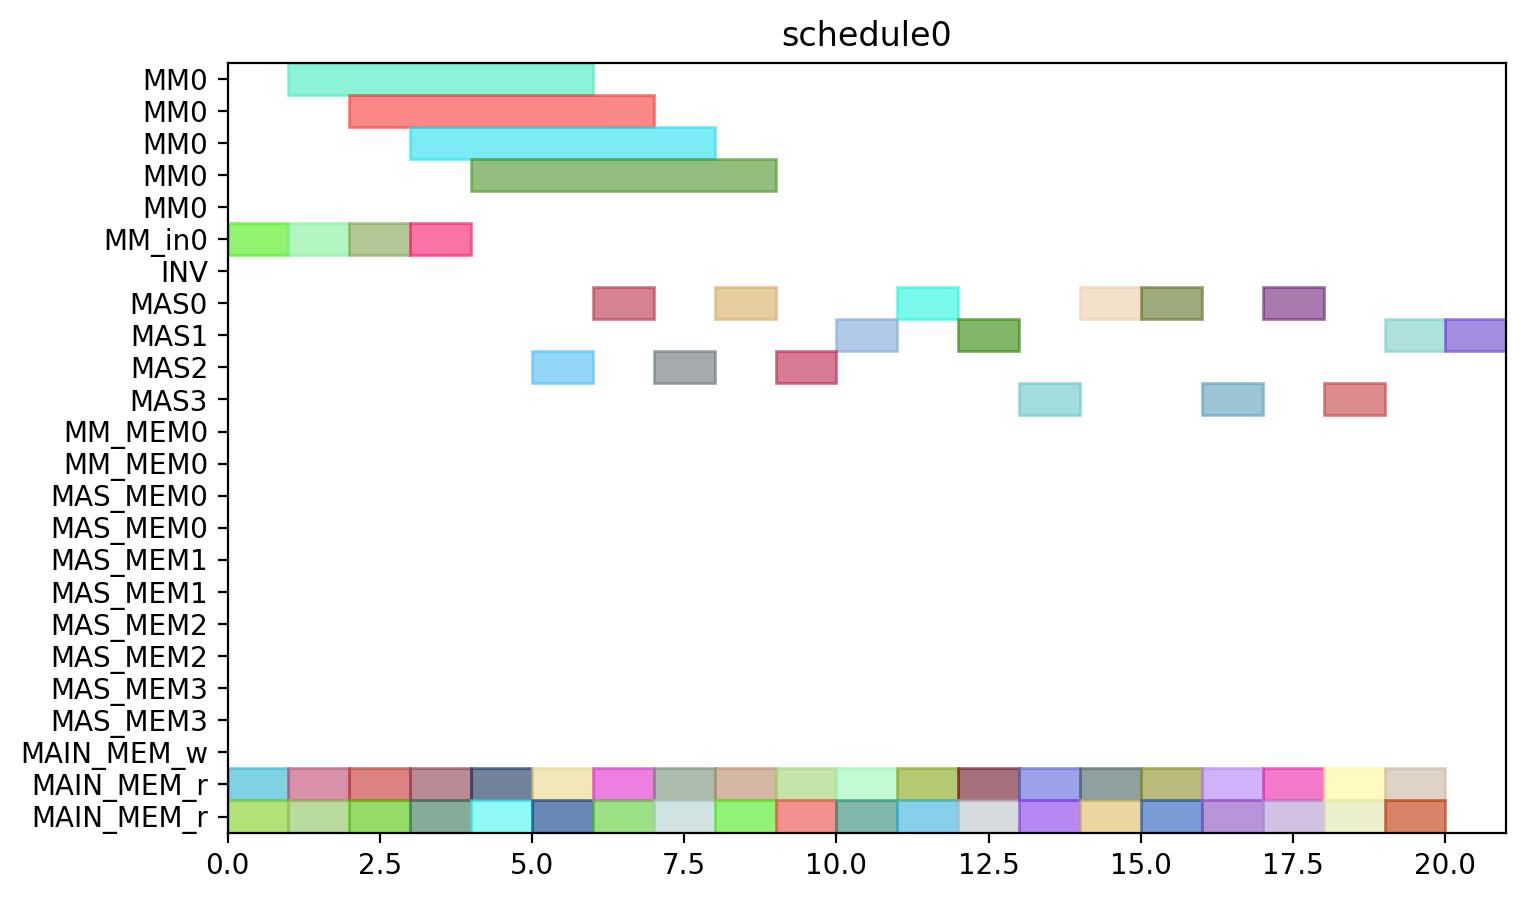

Reproduce this figure in Python.
from pyschedule import Scenario, solvers, plotters, alt


def solve():
	horizon = 90
	S = Scenario("schedule0", horizon=horizon)

	# resource
	MM = S.Resources('MM', num=1, size=5)
	MM_in = S.Resources('MM_in', num=1)
	INV = S.Resource('INV')
	MAS = S.Resources('MAS', num=4, size=1, periods=range(1, horizon))
	MM_MEM = S.Resources('MM_MEM', num=1, size=2)
	MAS_MEM = S.Resources('MAS_MEM', num=4, size=2)
	MAIN_MEM_w = S.Resource('MAIN_MEM_w', size=1)
	MAIN_MEM_r = S.Resource('MAIN_MEM_r', size=2)

	# result of previous scheduling

	# new tasks
	c_t0_a1_0 = S.Task('c_t0_a1_0', length=1, delay_cost=1)
	c_t0_a1_0 += alt(MAS)

	c_t0_a1_0_mem0 = S.Task('c_t0_a1_0_mem0', length=1, delay_cost=1)
	c_t0_a1_0_mem0 += MAIN_MEM_r
	S += c_t0_a1_0_mem0 <= c_t0_a1_0

	c_t0_a1_0_mem1 = S.Task('c_t0_a1_0_mem1', length=1, delay_cost=1)
	c_t0_a1_0_mem1 += MAIN_MEM_r
	S += c_t0_a1_0_mem1 <= c_t0_a1_0

	c_t0_a1_1 = S.Task('c_t0_a1_1', length=1, delay_cost=1)
	c_t0_a1_1 += alt(MAS)

	c_t0_a1_1_mem0 = S.Task('c_t0_a1_1_mem0', length=1, delay_cost=1)
	c_t0_a1_1_mem0 += MAIN_MEM_r
	S += c_t0_a1_1_mem0 <= c_t0_a1_1

	c_t0_a1_1_mem1 = S.Task('c_t0_a1_1_mem1', length=1, delay_cost=1)
	c_t0_a1_1_mem1 += MAIN_MEM_r
	S += c_t0_a1_1_mem1 <= c_t0_a1_1

	c_t0_t10 = S.Task('c_t0_t10', length=1, delay_cost=1)
	c_t0_t10 += alt(MAS)

	c_t0_t10_mem0 = S.Task('c_t0_t10_mem0', length=1, delay_cost=1)
	c_t0_t10_mem0 += MAIN_MEM_r
	S += c_t0_t10_mem0 <= c_t0_t10

	c_t0_t10_mem1 = S.Task('c_t0_t10_mem1', length=1, delay_cost=1)
	c_t0_t10_mem1 += MAIN_MEM_r
	S += c_t0_t10_mem1 <= c_t0_t10

	c_t0_t11 = S.Task('c_t0_t11', length=1, delay_cost=1)
	c_t0_t11 += alt(MAS)

	c_t0_t11_mem0 = S.Task('c_t0_t11_mem0', length=1, delay_cost=1)
	c_t0_t11_mem0 += MAIN_MEM_r
	S += c_t0_t11_mem0 <= c_t0_t11

	c_t0_t11_mem1 = S.Task('c_t0_t11_mem1', length=1, delay_cost=1)
	c_t0_t11_mem1 += MAIN_MEM_r
	S += c_t0_t11_mem1 <= c_t0_t11

	c_t0_t3_t0_in = S.Task('c_t0_t3_t0_in', length=1, delay_cost=1)
	c_t0_t3_t0_in += alt(MM_in)
	c_t0_t3_t0 = S.Task('c_t0_t3_t0', length=5, delay_cost=1)
	c_t0_t3_t0 += alt(MM)
	S += c_t0_t3_t0>=c_t0_t3_t0_in

	c_t0_t3_t0_mem0 = S.Task('c_t0_t3_t0_mem0', length=1, delay_cost=1)
	c_t0_t3_t0_mem0 += MAIN_MEM_r
	S += c_t0_t3_t0_mem0 <= c_t0_t3_t0

	c_t0_t3_t0_mem1 = S.Task('c_t0_t3_t0_mem1', length=1, delay_cost=1)
	c_t0_t3_t0_mem1 += MAIN_MEM_r
	S += c_t0_t3_t0_mem1 <= c_t0_t3_t0

	c_t0_t3_t1_in = S.Task('c_t0_t3_t1_in', length=1, delay_cost=1)
	c_t0_t3_t1_in += alt(MM_in)
	c_t0_t3_t1 = S.Task('c_t0_t3_t1', length=5, delay_cost=1)
	c_t0_t3_t1 += alt(MM)
	S += c_t0_t3_t1>=c_t0_t3_t1_in

	c_t0_t3_t1_mem0 = S.Task('c_t0_t3_t1_mem0', length=1, delay_cost=1)
	c_t0_t3_t1_mem0 += MAIN_MEM_r
	S += c_t0_t3_t1_mem0 <= c_t0_t3_t1

	c_t0_t3_t1_mem1 = S.Task('c_t0_t3_t1_mem1', length=1, delay_cost=1)
	c_t0_t3_t1_mem1 += MAIN_MEM_r
	S += c_t0_t3_t1_mem1 <= c_t0_t3_t1

	c_t0_t3_t2 = S.Task('c_t0_t3_t2', length=1, delay_cost=1)
	c_t0_t3_t2 += alt(MAS)

	c_t0_t3_t2_mem0 = S.Task('c_t0_t3_t2_mem0', length=1, delay_cost=1)
	c_t0_t3_t2_mem0 += MAIN_MEM_r
	S += c_t0_t3_t2_mem0 <= c_t0_t3_t2

	c_t0_t3_t2_mem1 = S.Task('c_t0_t3_t2_mem1', length=1, delay_cost=1)
	c_t0_t3_t2_mem1 += MAIN_MEM_r
	S += c_t0_t3_t2_mem1 <= c_t0_t3_t2

	c_t0_t3_t3 = S.Task('c_t0_t3_t3', length=1, delay_cost=1)
	c_t0_t3_t3 += alt(MAS)

	c_t0_t3_t3_mem0 = S.Task('c_t0_t3_t3_mem0', length=1, delay_cost=1)
	c_t0_t3_t3_mem0 += MAIN_MEM_r
	S += c_t0_t3_t3_mem0 <= c_t0_t3_t3

	c_t0_t3_t3_mem1 = S.Task('c_t0_t3_t3_mem1', length=1, delay_cost=1)
	c_t0_t3_t3_mem1 += MAIN_MEM_r
	S += c_t0_t3_t3_mem1 <= c_t0_t3_t3

	c_t1_a1_0 = S.Task('c_t1_a1_0', length=1, delay_cost=1)
	c_t1_a1_0 += alt(MAS)

	c_t1_a1_0_mem0 = S.Task('c_t1_a1_0_mem0', length=1, delay_cost=1)
	c_t1_a1_0_mem0 += MAIN_MEM_r
	S += c_t1_a1_0_mem0 <= c_t1_a1_0

	c_t1_a1_0_mem1 = S.Task('c_t1_a1_0_mem1', length=1, delay_cost=1)
	c_t1_a1_0_mem1 += MAIN_MEM_r
	S += c_t1_a1_0_mem1 <= c_t1_a1_0

	c_t1_a1_1 = S.Task('c_t1_a1_1', length=1, delay_cost=1)
	c_t1_a1_1 += alt(MAS)

	c_t1_a1_1_mem0 = S.Task('c_t1_a1_1_mem0', length=1, delay_cost=1)
	c_t1_a1_1_mem0 += MAIN_MEM_r
	S += c_t1_a1_1_mem0 <= c_t1_a1_1

	c_t1_a1_1_mem1 = S.Task('c_t1_a1_1_mem1', length=1, delay_cost=1)
	c_t1_a1_1_mem1 += MAIN_MEM_r
	S += c_t1_a1_1_mem1 <= c_t1_a1_1

	c_t1_t10 = S.Task('c_t1_t10', length=1, delay_cost=1)
	c_t1_t10 += alt(MAS)

	c_t1_t10_mem0 = S.Task('c_t1_t10_mem0', length=1, delay_cost=1)
	c_t1_t10_mem0 += MAIN_MEM_r
	S += c_t1_t10_mem0 <= c_t1_t10

	c_t1_t10_mem1 = S.Task('c_t1_t10_mem1', length=1, delay_cost=1)
	c_t1_t10_mem1 += MAIN_MEM_r
	S += c_t1_t10_mem1 <= c_t1_t10

	c_t1_t11 = S.Task('c_t1_t11', length=1, delay_cost=1)
	c_t1_t11 += alt(MAS)

	c_t1_t11_mem0 = S.Task('c_t1_t11_mem0', length=1, delay_cost=1)
	c_t1_t11_mem0 += MAIN_MEM_r
	S += c_t1_t11_mem0 <= c_t1_t11

	c_t1_t11_mem1 = S.Task('c_t1_t11_mem1', length=1, delay_cost=1)
	c_t1_t11_mem1 += MAIN_MEM_r
	S += c_t1_t11_mem1 <= c_t1_t11

	c_t1_t3_t0_in = S.Task('c_t1_t3_t0_in', length=1, delay_cost=1)
	c_t1_t3_t0_in += alt(MM_in)
	c_t1_t3_t0 = S.Task('c_t1_t3_t0', length=5, delay_cost=1)
	c_t1_t3_t0 += alt(MM)
	S += c_t1_t3_t0>=c_t1_t3_t0_in

	c_t1_t3_t0_mem0 = S.Task('c_t1_t3_t0_mem0', length=1, delay_cost=1)
	c_t1_t3_t0_mem0 += MAIN_MEM_r
	S += c_t1_t3_t0_mem0 <= c_t1_t3_t0

	c_t1_t3_t0_mem1 = S.Task('c_t1_t3_t0_mem1', length=1, delay_cost=1)
	c_t1_t3_t0_mem1 += MAIN_MEM_r
	S += c_t1_t3_t0_mem1 <= c_t1_t3_t0

	c_t1_t3_t1_in = S.Task('c_t1_t3_t1_in', length=1, delay_cost=1)
	c_t1_t3_t1_in += alt(MM_in)
	c_t1_t3_t1 = S.Task('c_t1_t3_t1', length=5, delay_cost=1)
	c_t1_t3_t1 += alt(MM)
	S += c_t1_t3_t1>=c_t1_t3_t1_in

	c_t1_t3_t1_mem0 = S.Task('c_t1_t3_t1_mem0', length=1, delay_cost=1)
	c_t1_t3_t1_mem0 += MAIN_MEM_r
	S += c_t1_t3_t1_mem0 <= c_t1_t3_t1

	c_t1_t3_t1_mem1 = S.Task('c_t1_t3_t1_mem1', length=1, delay_cost=1)
	c_t1_t3_t1_mem1 += MAIN_MEM_r
	S += c_t1_t3_t1_mem1 <= c_t1_t3_t1

	c_t1_t3_t2 = S.Task('c_t1_t3_t2', length=1, delay_cost=1)
	c_t1_t3_t2 += alt(MAS)

	c_t1_t3_t2_mem0 = S.Task('c_t1_t3_t2_mem0', length=1, delay_cost=1)
	c_t1_t3_t2_mem0 += MAIN_MEM_r
	S += c_t1_t3_t2_mem0 <= c_t1_t3_t2

	c_t1_t3_t2_mem1 = S.Task('c_t1_t3_t2_mem1', length=1, delay_cost=1)
	c_t1_t3_t2_mem1 += MAIN_MEM_r
	S += c_t1_t3_t2_mem1 <= c_t1_t3_t2

	c_t1_t3_t3 = S.Task('c_t1_t3_t3', length=1, delay_cost=1)
	c_t1_t3_t3 += alt(MAS)

	c_t1_t3_t3_mem0 = S.Task('c_t1_t3_t3_mem0', length=1, delay_cost=1)
	c_t1_t3_t3_mem0 += MAIN_MEM_r
	S += c_t1_t3_t3_mem0 <= c_t1_t3_t3

	c_t1_t3_t3_mem1 = S.Task('c_t1_t3_t3_mem1', length=1, delay_cost=1)
	c_t1_t3_t3_mem1 += MAIN_MEM_r
	S += c_t1_t3_t3_mem1 <= c_t1_t3_t3

	c_t2_a1_0 = S.Task('c_t2_a1_0', length=1, delay_cost=1)
	c_t2_a1_0 += alt(MAS)

	c_t2_a1_0_mem0 = S.Task('c_t2_a1_0_mem0', length=1, delay_cost=1)
	c_t2_a1_0_mem0 += MAIN_MEM_r
	S += c_t2_a1_0_mem0 <= c_t2_a1_0

	c_t2_a1_0_mem1 = S.Task('c_t2_a1_0_mem1', length=1, delay_cost=1)
	c_t2_a1_0_mem1 += MAIN_MEM_r
	S += c_t2_a1_0_mem1 <= c_t2_a1_0

	c_t2_a1_1 = S.Task('c_t2_a1_1', length=1, delay_cost=1)
	c_t2_a1_1 += alt(MAS)

	c_t2_a1_1_mem0 = S.Task('c_t2_a1_1_mem0', length=1, delay_cost=1)
	c_t2_a1_1_mem0 += MAIN_MEM_r
	S += c_t2_a1_1_mem0 <= c_t2_a1_1

	c_t2_a1_1_mem1 = S.Task('c_t2_a1_1_mem1', length=1, delay_cost=1)
	c_t2_a1_1_mem1 += MAIN_MEM_r
	S += c_t2_a1_1_mem1 <= c_t2_a1_1

	c_t2_t10 = S.Task('c_t2_t10', length=1, delay_cost=1)
	c_t2_t10 += alt(MAS)

	c_t2_t10_mem0 = S.Task('c_t2_t10_mem0', length=1, delay_cost=1)
	c_t2_t10_mem0 += MAIN_MEM_r
	S += c_t2_t10_mem0 <= c_t2_t10

	c_t2_t10_mem1 = S.Task('c_t2_t10_mem1', length=1, delay_cost=1)
	c_t2_t10_mem1 += MAIN_MEM_r
	S += c_t2_t10_mem1 <= c_t2_t10

	c_t2_t11 = S.Task('c_t2_t11', length=1, delay_cost=1)
	c_t2_t11 += alt(MAS)

	c_t2_t11_mem0 = S.Task('c_t2_t11_mem0', length=1, delay_cost=1)
	c_t2_t11_mem0 += MAIN_MEM_r
	S += c_t2_t11_mem0 <= c_t2_t11

	c_t2_t11_mem1 = S.Task('c_t2_t11_mem1', length=1, delay_cost=1)
	c_t2_t11_mem1 += MAIN_MEM_r
	S += c_t2_t11_mem1 <= c_t2_t11

	solvers.mip.solve(S,msg=1,kind='CPLEX',ratio_gap=1.01)

	solution = [['hoge']*len(S.solution()[1]) for i in range(len(S.solution()))]
	for i in range(len(S.solution())):
		for j in range(len(S.solution()[i])):
			solution[i][j]=str(S.solution()[i][j])
	print(solution)

	cycles = int(solution[-1][3])

	pic_file_name = "/home/mfukuda/ABE/python/multiRAM_multiMAS/scheduling_result/stage5MM1_stage1MAS4/SQR/schedule0.png"
	if(S.solution() != []):
		plotters.matplotlib.plot(S,img_filename=pic_file_name, show_task_labels=False, fig_size=(cycles*0.25+3, 5))

	return solution
